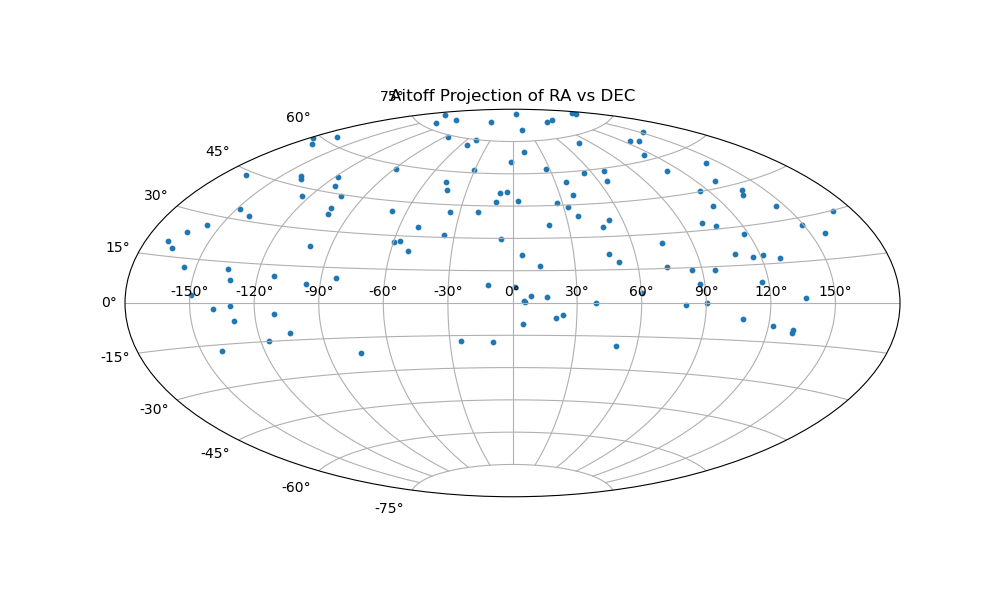

Write Python code to recreate this figure.
import pandas as pd
import matplotlib.pyplot as plt
from astropy.coordinates import SkyCoord
import astropy.units as u
import numpy as np

# Read the filtered CSV file
filtered_file = 'filtered_coordinates.csv'
filtered_df = pd.read_csv(filtered_file)

# Extract RA and DEC columns
ra_values = filtered_df['RA']
dec_values = filtered_df['DEC']

# Create a SkyCoord object with the RA and DEC values
coords = SkyCoord(ra=ra_values * u.degree, dec=dec_values * u.degree, frame='icrs')

# Create a scatter plot with Aitoff projection
plt.figure(figsize=(10, 6))
plt.subplot(111, projection='aitoff')
plt.title('Aitoff Projection of RA vs DEC')
plt.grid(True)

# Convert RA to [-pi, pi] range for Aitoff projection
ra_rad = coords.ra.wrap_at(180 * u.deg).radian

# Plot the points
plt.scatter(ra_rad, coords.dec.radian, s=10, alpha=0.5)

# Show the plot
plt.show()
